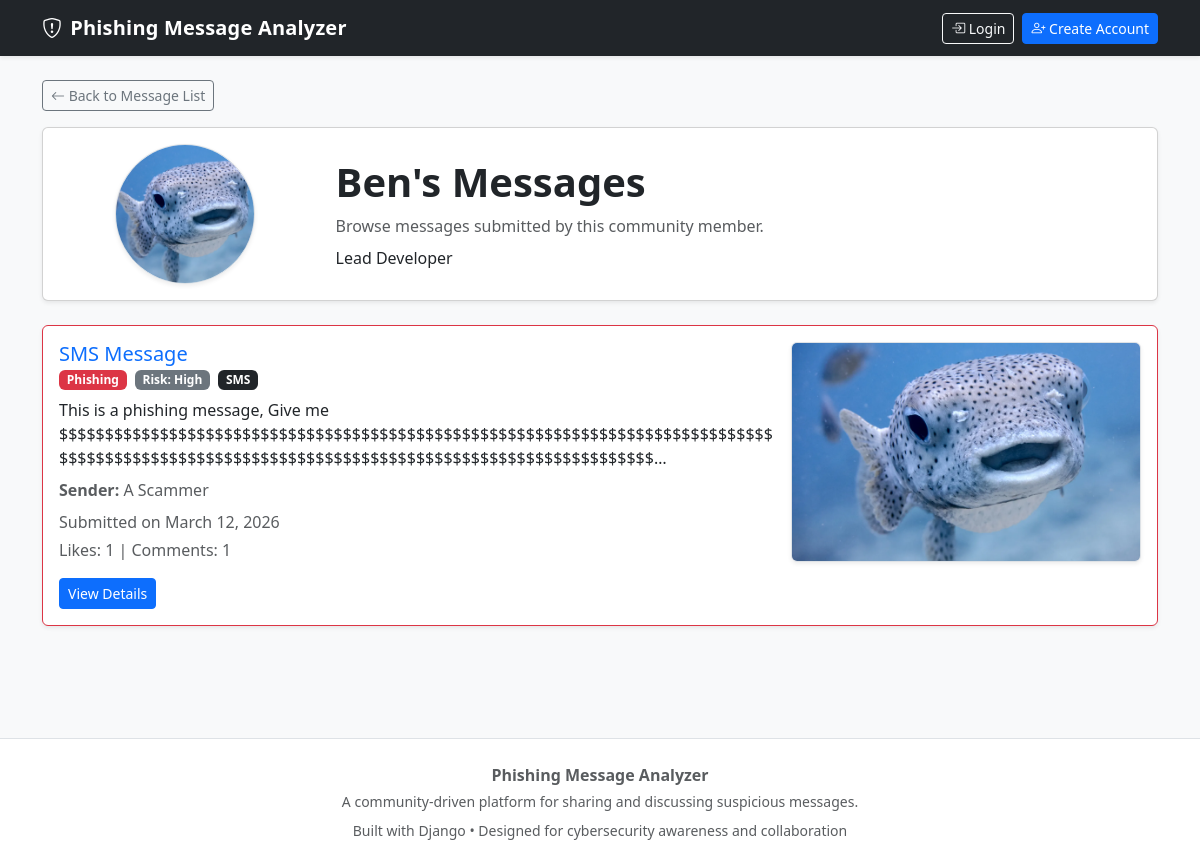
The page /user/Ben/ on the database as committed earlier.
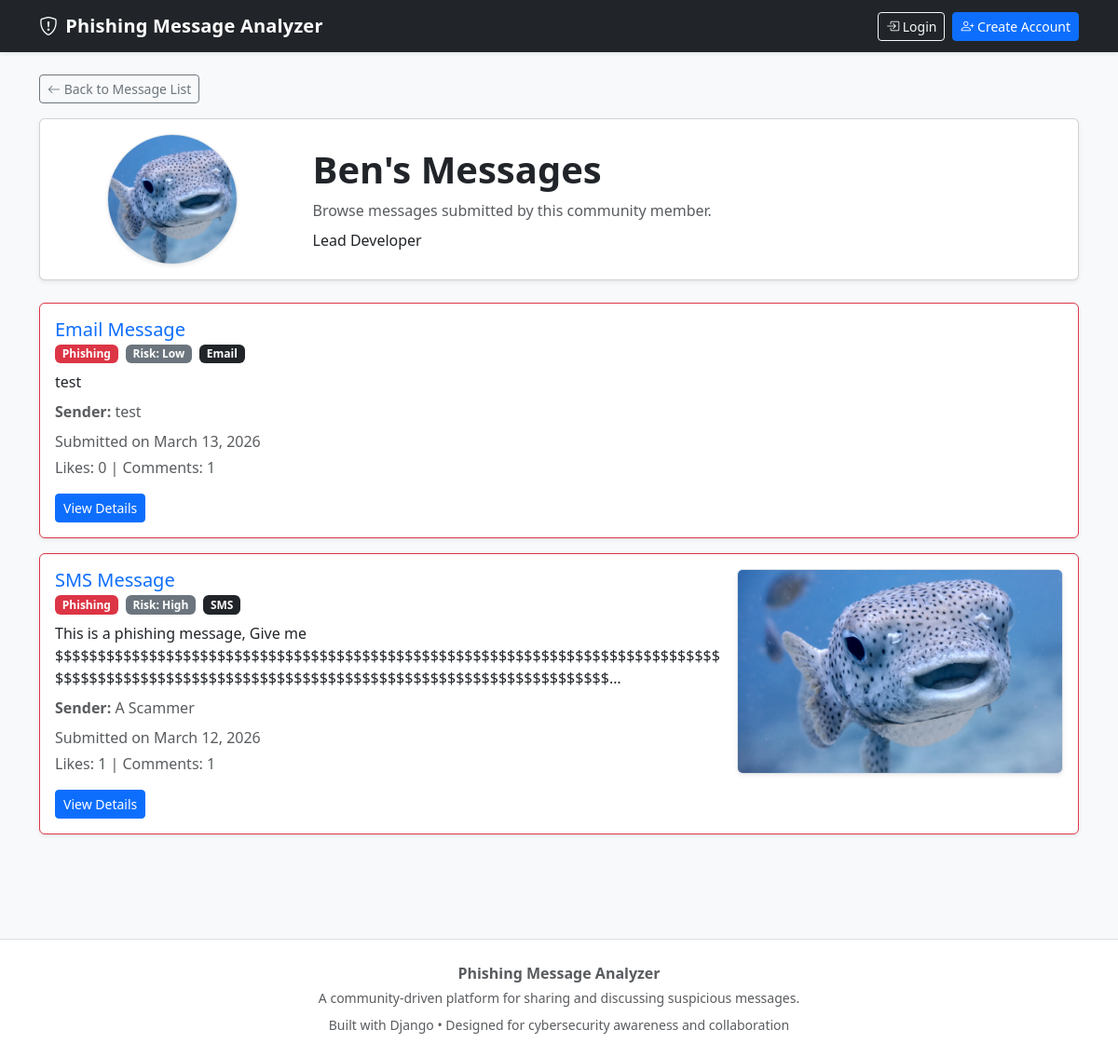
The same page on the database as committed later.
### analyzer/models.py (models this page shows, shortened)
class UserProfile(models.Model):
    user = models.OneToOneField(User, on_delete=models.CASCADE, related_name='profile')
    bio = models.TextField(blank=True, max_length=500)
    profile_image = models.ImageField(upload_to='profile_images/', blank=True, null=True)

class Message(models.Model):
    MESSAGE_TYPES = [
        ('Email', 'Email'),
        ('SMS', 'SMS'),
    ]
    CLASSIFICATIONS = [
        ('Phishing', 'Phishing'),
        ('Legitimate', 'Legitimate'),
        ('Unsure', 'Unsure'),
    ]
    SUSPECTED_RISK_LEVELS = [
        ('Low', 'Low'),
        ('Medium', 'Medium'),
        ('High', 'High'),
    ]
    user = models.ForeignKey(User, on_delete=models.CASCADE, null=True, blank=True)
    message_content = models.TextField()
    message_type = models.CharField(max_length=10, choices=MESSAGE_TYPES)
    sender = models.CharField(max_length=255, blank=True)
    additional_details = models.TextField(blank=True)
    screenshot = models.ImageField(upload_to='message_screenshots/', blank=True, null=True)
    classification = models.CharField(max_length=20, choices=CLASSIFICATIONS)
    suspected_risk = models.CharField(max_length=10, choices=SUSPECTED_RISK_LEVELS)
    submission_date = models.DateTimeField(auto_now_add=True)
    likes = models.ManyToManyField(User, related_name='liked_messages', blank=True)
    is_approved = models.BooleanField(default=True)
    is_flagged = models.BooleanField(default=False)
    is_removed = models.BooleanField(default=False)

### analyzer/views.py (the view)
# urls.py: path('user/<str:username>/', views.user_messages, name='user_messages'),
def user_messages(request, username):
    user = get_object_or_404(User, username=username)
    profile, created = UserProfile.objects.get_or_create(user=user)
    user_posts = Message.objects.filter(user=user, is_removed=False).order_by('-submission_date')
    context = {
        'profile_user': user,
        'profile': profile,
        'user_posts': user_posts
    }
    return render(request, 'analyzer/user_messages.html', context)

### analyzer/templates/analyzer/user_messages.html (shortened to what this page needs)
{% extends "analyzer/base.html" %}
{% block content %}
<div class="d-flex justify-content-between align-items-center flex-wrap gap-2 mb-3">
    <a href="{% url 'message_list' %}" class="btn btn-outline-secondary btn-sm">
        <i class="bi bi-arrow-left"></i> Back to Message List
    </a>
</div>
<div class="card shadow-sm mb-4">
    <div class="card-body">
        <div class="row g-4 align-items-center">
            <div class="col-md-3 text-center">
                {% if profile.profile_image %}
                    <img src="{{ profile.profile_image.url }}" alt="Profile image"
                         class="img-fluid rounded-circle border shadow-sm"
                         style="width: 140px; height: 140px; object-fit: cover;">
                {% else %}
                    <div class="rounded-circle border bg-light d-inline-flex align-items-center justify-content-center shadow-sm"
                         style="width: 140px; height: 140px;">
                        <i class="bi bi-person fs-1 text-muted"></i>
                    </div>
                {% endif %}
            </div>
            <div class="col-md-9">
                <h1 class="fw-bold mb-2">{{ profile_user.username }}'s Messages</h1>
                <p class="text-muted mb-2">Browse messages submitted by this community member.</p>
                <p class="mb-0">
                    {% if profile.bio %}
                        {{ profile.bio }}
                    {% else %}
                        <span class="text-muted">This user has not added a bio yet.</span>
                    {% endif %}
                </p>
            </div>
        </div>
    </div>
</div>
{% for message in user_posts %}
    <div class="card shadow-sm mb-3 message-card
    {% if message.classification == 'Phishing' %}border-danger
    {% elif message.classification == 'Legitimate' %}border-success
    {% else %}border-warning
    {% endif %}">
        <div class="card-body">
            <div class="row g-3 align-items-start">
                <div class="{% if message.screenshot %}col-md-8{% else %}col-12{% endif %}">
                    <h5 class="card-title mb-1">
                        <a href="{% url 'message_detail' message.id %}" class="text-decoration-none">
                            {{ message.message_type }} Message
                        </a>
                    </h5>
                    <div class="mb-2 d-flex flex-wrap gap-2">
                        {% if message.classification == "Phishing" %}
                            <span class="badge bg-danger">Phishing</span>
                        {% elif message.classification == "Legitimate" %}
                            <span class="badge bg-success">Legitimate</span>
                        {% else %}
                            <span class="badge bg-warning text-dark">Unsure</span>
                        {% endif %}
                        <span class="badge bg-secondary">Risk: {{ message.suspected_risk }}</span>
                        <span class="badge bg-dark">{{ message.message_type }}</span>
                    </div>
                    <p class="card-text mb-2">
                        {{ message.message_content|truncatechars:180 }}
                    </p>
                    {% if message.sender %}
                        <p class="text-muted mb-2">
                            <strong>Sender:</strong> {{ message.sender }}
                        </p>
                    {% endif %}
                    <p class="text-muted mb-1">
                        Submitted on {{ message.submission_date|date:"F j, Y" }}
                    </p>
                    <p class="text-muted mb-3">
                        Likes: {{ message.likes.count }} | Comments: {{ message.comments.count }}
                    </p>
                    <div class="d-flex gap-2 flex-wrap">
                        <a href="{% url 'message_detail' message.id %}" class="btn btn-primary btn-sm">
                            View Details
                        </a>
                    </div>
                </div>
                {% if message.screenshot %}
                <div class="col-md-4 text-center">
                    <a href="{% url 'message_detail' message.id %}">
                        <img src="{{ message.screenshot.url }}"
                            alt="Message screenshot"
                            class="img-fluid rounded border shadow-sm"
                            style="max-height:220px;width:100%;object-fit:cover;">
                    </a>
                </div>
                {% endif %}
            </div>
        </div>
    </div>
{% empty %}
    <div class="alert alert-secondary shadow-sm">
        This user has not submitted any messages yet.
    </div>
{% endfor %}
{% endblock %}

### analyzer/templates/analyzer/base.html (shortened to what this page needs)
<!DOCTYPE html>
<html lang="en">
<head>
    <link href="https://cdn.jsdelivr.net/npm/bootstrap@5.3.3/dist/css/bootstrap.min.css" rel="stylesheet">
    <link rel="stylesheet" href="https://cdn.jsdelivr.net/npm/bootstrap-icons@1.11.3/font/bootstrap-icons.css">
</head>
<body>
<nav class="navbar navbar-expand-lg navbar-dark bg-dark shadow-sm mb-4">
    <div class="container">
        <a class="navbar-brand fw-bold" href="{% url 'message_list' %}">
            <i class="bi bi-shield-exclamation me-2"></i>Phishing Message Analyzer
        </a>
        <div class="collapse navbar-collapse" id="mainNavbar">
            <div class="ms-auto d-flex flex-column flex-lg-row align-items-lg-center gap-2 mt-3 mt-lg-0">
                {% if user.is_authenticated %}
                    <span class="text-white small me-lg-2">
                        Logged in as <strong>{{ user.username }}</strong>
                    </span>
                    <a href="{% url 'submit_message' %}" class="btn btn-outline-light btn-sm">
                        <i class="bi bi-plus-circle"></i> Submit Message
                    </a>
                    <a href="{% url 'profile' %}" class="btn btn-outline-light btn-sm">
                        <i class="bi bi-person"></i> My Profile
                    </a>
                    <form action="/accounts/logout/" method="post" class="d-inline">
                        {% csrf_token %}
                        <button type="submit" class="btn btn-warning btn-sm">
                            <i class="bi bi-box-arrow-right"></i> Logout
                        </button>
                    </form>
                {% else %}
                    <a href="/accounts/login/" class="btn btn-outline-light btn-sm">
                        <i class="bi bi-box-arrow-in-right"></i> Login
                    </a>
                    <a href="{% url 'register' %}" class="btn btn-primary btn-sm">
                        <i class="bi bi-person-plus"></i> Create Account
                    </a>
                {% endif %}
            </div>
        </div>
    </div>
</nav>
<div class="container pb-5">
    {% block content %}{% endblock %}
</div>
<footer class="site-footer mt-5 py-4">
    <div class="container text-center text-muted">
        <p class="mb-1 fw-semibold">Phishing Message Analyzer</p>
        <p class="small mb-2">
            A community-driven platform for sharing and discussing suspicious messages.
        </p>
        <p class="small mb-0">
            Built with Django • Designed for cybersecurity awareness and collaboration
        </p>
    </div>
</footer>
</body>
</html>

### analyzer/templates/analyzer/base.html (style rules this page uses)
body { background-color: #f8f9fa; }
.navbar-brand { letter-spacing: 0.2px; }
.message-card { transition: all 0.15s ease-in-out; }
.site-footer { border-top: 1px solid #dee2e6; background-color: #ffffff; }

Rows that differ between the two databases and show on the page:
added Message: message_type "Email", classification "Phishing", suspected_risk "Low", message_content "test", sender "test", submission_date "March 13, 2026", likes.count "0", comments.count "1"
